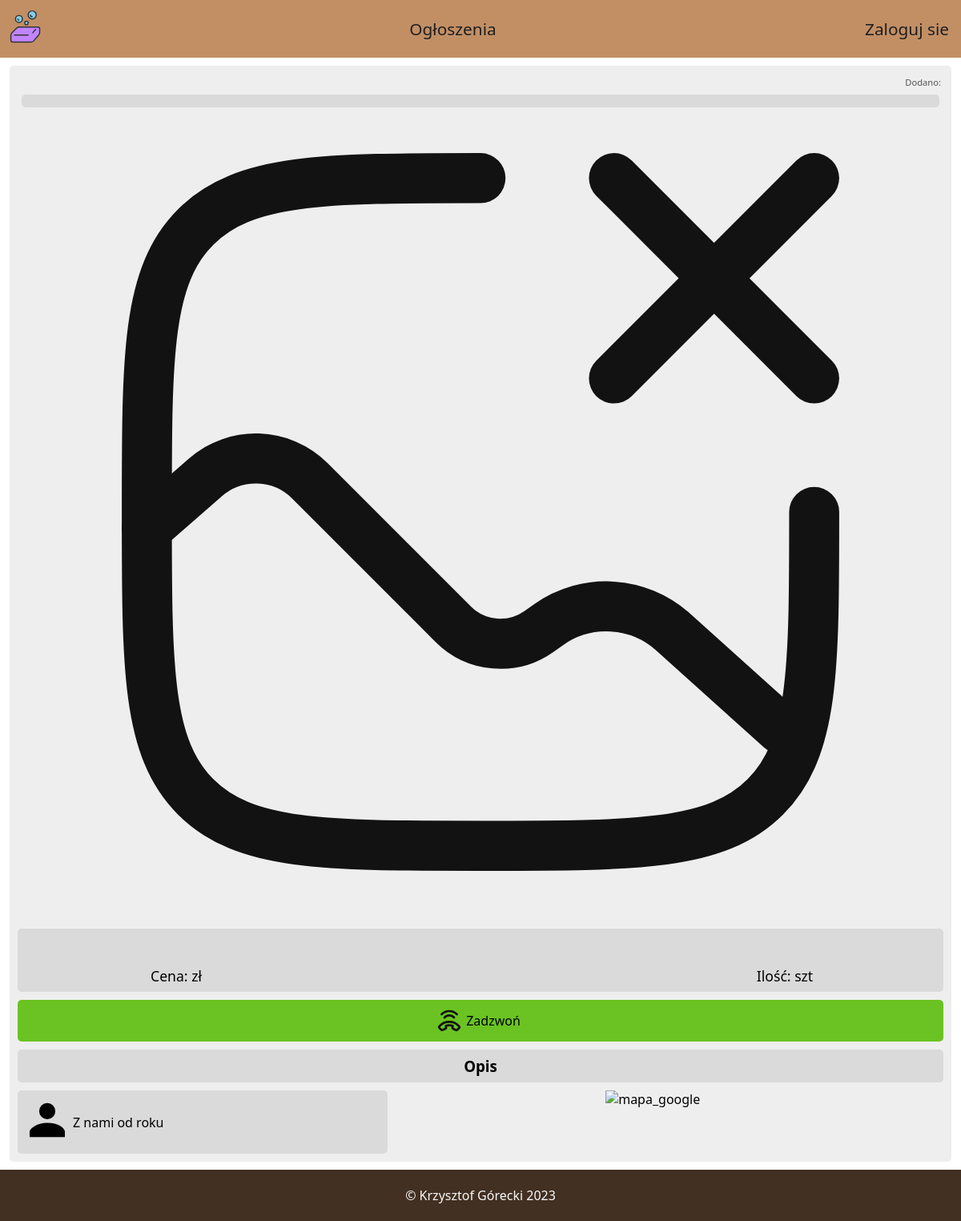
Before: /ogloszenia/samsung-986712d.php with the older database file.
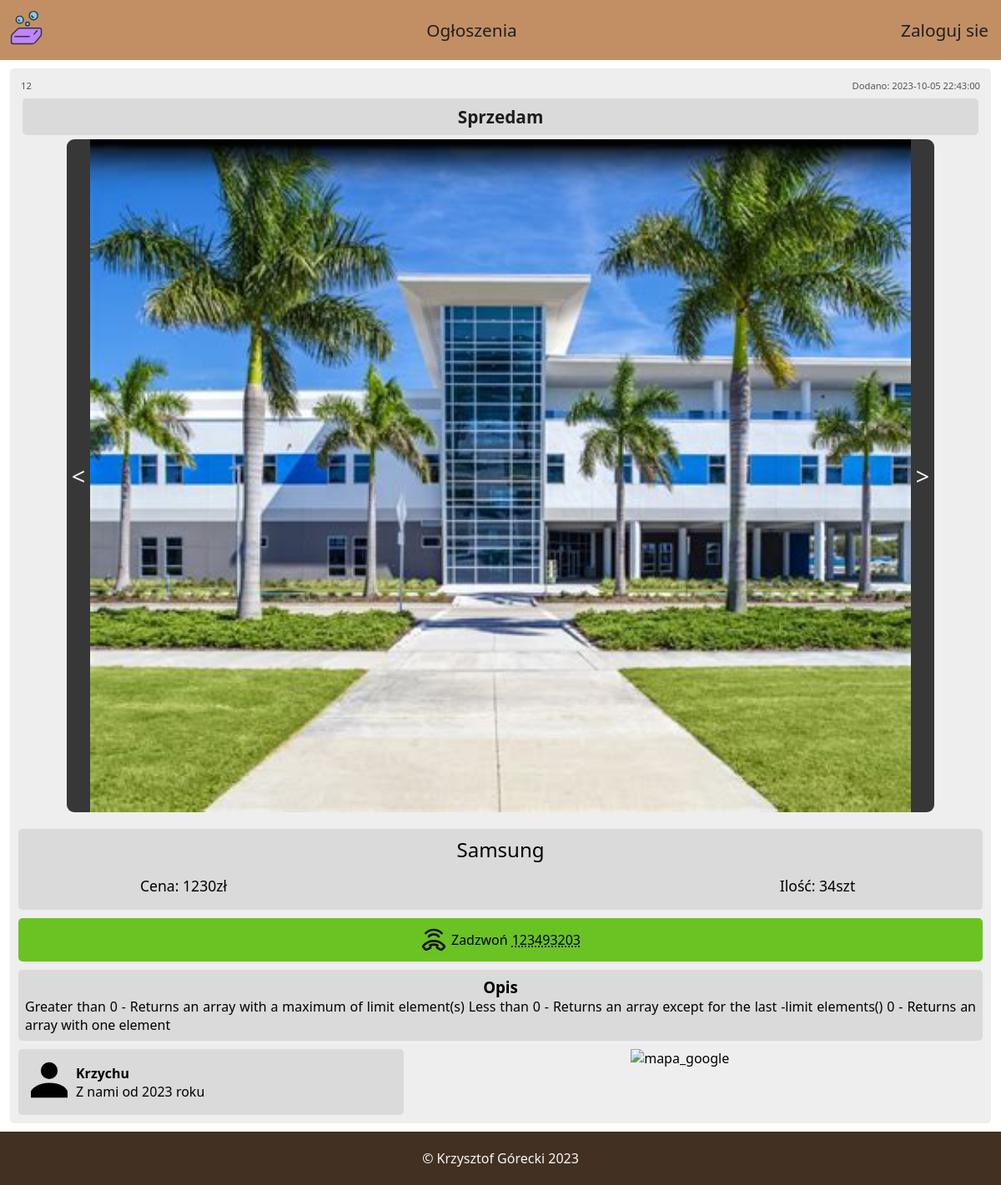
After: the same page with the newer database file.
### tables this page shows
CREATE TABLE `ogloszenia` (
  `id_ogloszenia` int(11) NOT NULL,
  `nazwa` varchar(130) NOT NULL,
  `cena` int(11) NOT NULL,
  `ilosc` smallint(6) NOT NULL,
  `kategoria` tinyint(4) NOT NULL,
  `nr_telefonu` char(9) NOT NULL,
  `opis` text NOT NULL,
  `przypisane_konto` int(11) NOT NULL,
  `zdjecia` text DEFAULT NULL,
  `link` varchar(50) NOT NULL,
  `czas_dodania` datetime NOT NULL
);

CREATE TABLE `kategoria_ogloszenia` (
  `id_kategorii` tinyint(4) NOT NULL,
  `kategoria` varchar(50) NOT NULL
);

CREATE TABLE `konta` (
  `id_konta` int(11) NOT NULL,
  `imie` varchar(100) DEFAULT NULL,
  `email` varchar(100) NOT NULL,
  `haslo` varchar(100) NOT NULL,
  `dostep` tinyint(4) NOT NULL,
  `token` varchar(60) DEFAULT NULL,
  `data_rejestracji` datetime NOT NULL,
  `ostatnie_logowanie` datetime DEFAULT NULL
);

### ogloszenia/samsung-986712d.php (the view, shortened to what this page needs)
<?php
include_once('../laczenie_z_baza.php');
?>
<!DOCTYPE html>
<html lang="pl">
<head>
    <link rel="stylesheet" href="../style.css">
</head>
<body>
<?php include_once('../menu_nav_ogloszenie.php') ?>
<div class='contener'>
<div class='produkt_box'>
<?php
$url = $_SERVER['REQUEST_URI'];
$url = parse_url($url);
$cut_url = explode("/",$url['path']);
$url = end($cut_url);
$pytanie = "SELECT id_ogloszenia, nazwa, cena, ilosc, nr_telefonu, opis, konta.imie, konta.data_rejestracji, zdjecia, kategoria_ogloszenia.kategoria, czas_dodania
FROM ogloszenia
INNER JOIN kategoria_ogloszenia on kategoria_ogloszenia.id_kategorii = ogloszenia.kategoria
INNER JOIN konta on konta.id_konta = ogloszenia.przypisane_konto
WHERE link = ?";
$wykonaj = $conn -> prepare($pytanie);
$wykonaj -> execute([$url]);
$produkt_dane = $wykonaj -> fetch(PDO::FETCH_ASSOC);
$zdjecia = explode(",", $produkt_dane["zdjecia"]);
    echo "<div class='produkt_ident'>
        <span>$produkt_dane[id_ogloszenia]</span>
        <span>Dodano: $produkt_dane[czas_dodania]</span>
    </div>";
?>
    <div class='produkt_kategoria'>
        <?php echo ucfirst($produkt_dane["kategoria"]); ?>
    </div>
<?php
    echo "<div class='produkt_showcase'>";
    if(!empty($zdjecia[0])){
        $showcase = array();
        foreach($zdjecia as $zdjecie){
            $dodane_z = "zdjecia_ogloszen/".$zdjecie;
            array_push($showcase, $dodane_z);
        }
        echo "<button onclick='zdjecie_minus()'> < </button>";
        echo "<img id='zdjecie_produktu' src='$showcase[0]' alt='produkt'>";
        echo "<button onclick='zdjecie_plus()'> > </button>";
    }
    else{
        echo "<img src='../ikony/brak_zdjecia.svg' alt='produkt' width='90%' height='auto'>";
    }
    echo "</div>";
?>
    <div class='produkt_info'>
        <p><?php echo ucfirst($produkt_dane["nazwa"]); ?></p>
        <span>Ilość: <?php echo $produkt_dane["ilosc"]; ?>szt</span>
        <span>Cena: <?php echo $produkt_dane["cena"]; ?>zł</span>
    </div>
    <div class='produkt_zadzwon'>
        <img src="../ikony/call.svg" width='32px' height='32px'>
        <span>Zadzwoń </span>
        <span><?php echo $produkt_dane['nr_telefonu'] ?></span>
    </div>
    <div class='produkt_opis'>
        <h3>Opis</h3>
        <span><?php echo ucfirst($produkt_dane["opis"]); ?></span>
    </div>
    <div class='produkt_grupaOL'>
        <div class='produkt_ogloszeniodawca'>
            <div>
                <img src="../ikony/person.svg" alt="personIcon">
            </div>
            <div>
                <p style='font-weight: bold;'><?php echo ucfirst($produkt_dane["imie"]); ?></p>
                <p>
                <?php
                $rok = explode('-', $produkt_dane["data_rejestracji"]);
                echo "Z nami od " . $rok[0] . " roku";
                ?>
                </p>
            </div>
        </div>
        <div class='produkt_lokalizacja'>
            <img src="https://media1.giphy.com/media/wFmAaA333ZXOwTA7d8/giphy.gif?cid=ecf05e47lzv29uino41d549ae89ssj9fqt4dj6v1r28l1r8r&ep=v1_gifs_search&rid=giphy.gif&ct=g" alt="mapa_google" width='150px' heigth='auto'>
        </div>
    </div>
</div>
</div>
    <?php include_once("../footer.php") ?>
</body>
</html>

Changed rows visible on the page:
added ogloszenia: id_ogloszenia "12", czas_dodania "2023-10-05 22:43:00", kategoria.kategoria "Sprzedam", nazwa "Samsung", ilosc "34", cena "1230", nr_telefonu "123493203", opis "Greater than 0 - Returns an array with a maximum of limit element(s) Less than 0 - Returns an array except for the last -limit elements() 0 - Returns an array with one element", przypisane_konto.imie "Krzychu", przypisane_konto.data_rejestracji "2023"
